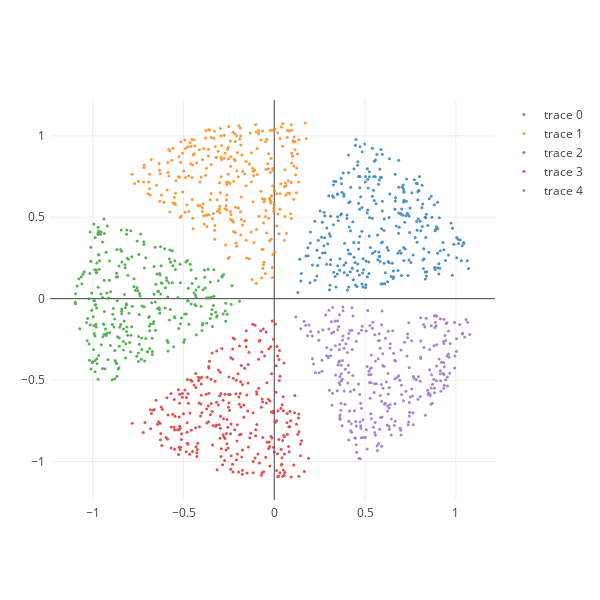
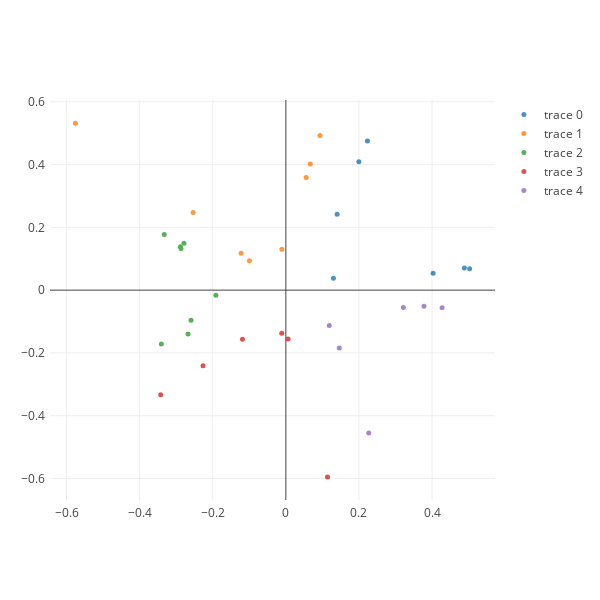

These figures' notebook cell, in order:
### Code cell
X_1, y_1 = make_radial(n_samples_per_sections=300,
    n_classes=5, n_sections_per_class=1, gap=0.1)

print('dataset')
ipython_2d_scatter(X_1, y_1)

svm_linear = SVC(C=C, kernel='linear')
svm_linear.fit(X_1, y_1)
accuracy = accuracy_test(svm_linear, X_1, y_1)
print('cost = {}, #SV = {}, accuracy = {}'.format(
    C, svm_linear.support_vectors_.shape[0], accuracy))

X_1_sv = X_1[svm_linear.support_]
y_1_sv = y_1[svm_linear.support_]
ipython_2d_scatter(X_1_sv, y_1_sv, marker_size=5)

### Figure 1 — Plotly figure (JSON) as saved in the notebook; plotly's stock layout.template omitted (floating-point values rounded to 4 significant figures; data arrays with more than 128 entries replaced by an {"elided": "..."} marker saying what was removed)
{"data": [{"marker": {"color": 0, "colorscale": "Jet", "size": 3}, "mode": "markers", "opacity": 0.8, "text": {"elided": "300 str values"}, "type": "scatter", "x": {"elided": "300 float values"}, "y": {"elided": "300 float values"}}, {"marker": {"color": 0.25, "colorscale": "Jet", "size": 3}, "mode": "markers", "opacity": 0.8, "text": {"elided": "300 str values"}, "type": "scatter", "x": {"elided": "300 float values"}, "y": {"elided": "300 float values"}}, {"marker": {"color": 0.5, "colorscale": "Jet", "size": 3}, "mode": "markers", "opacity": 0.8, "text": {"elided": "300 str values"}, "type": "scatter", "x": {"elided": "300 float values"}, "y": {"elided": "300 float values"}}, {"marker": {"color": 0.75, "colorscale": "Jet", "size": 3}, "mode": "markers", "opacity": 0.8, "text": {"elided": "300 str values"}, "type": "scatter", "x": {"elided": "300 float values"}, "y": {"elided": "300 float values"}}, {"marker": {"color": 1, "colorscale": "Jet", "size": 3}, "mode": "markers", "opacity": 0.8, "text": {"elided": "300 str values"}, "type": "scatter", "x": {"elided": "300 float values"}, "y": {"elided": "300 float values"}}], "layout": {"autosize": false, "height": 600, "margin": {"b": 100, "l": 50, "pad": 4, "r": 50, "t": 100}, "width": 600}}

### Figure 2 — Plotly figure (JSON) as saved in the notebook; plotly's stock layout.template omitted (floating-point values rounded to 4 significant figures)
{"data": [{"marker": {"color": 0, "colorscale": "Jet", "size": 5}, "mode": "markers", "opacity": 0.8, "text": ["point #0", "point #1", "point #2", "point #3", "point #4", "point #5", "point #6"], "type": "scatter", "x": [0.1301, 0.1997, 0.2232, 0.4884, 0.5028, 0.1404, 0.403], "y": [0.03823, 0.4091, 0.4748, 0.07093, 0.06843, 0.2419, 0.05353]}, {"marker": {"color": 0.25, "colorscale": "Jet", "size": 5}, "mode": "markers", "opacity": 0.8, "text": ["point #7", "point #8", "point #9", "point #10", "point #11", "point #12", "point #13", "point #14"], "type": "scatter", "x": [0.06708, -0.01074, 0.09345, -0.5759, -0.1225, -0.09974, 0.05554, -0.2536], "y": [0.4016, 0.1306, 0.4925, 0.5321, 0.1179, 0.09388, 0.3586, 0.2473]}, {"marker": {"color": 0.5, "colorscale": "Jet", "size": 5}, "mode": "markers", "opacity": 0.8, "text": ["point #15", "point #16", "point #17", "point #18", "point #19", "point #20", "point #21", "point #22"], "type": "scatter", "x": [-0.3326, -0.2594, -0.2869, -0.2884, -0.2676, -0.2787, -0.1915, -0.3407], "y": [0.177, -0.09615, 0.1328, 0.1384, -0.1394, 0.149, -0.01643, -0.1716]}, {"marker": {"color": 0.75, "colorscale": "Jet", "size": 5}, "mode": "markers", "opacity": 0.8, "text": ["point #23", "point #24", "point #25", "point #26", "point #27", "point #28"], "type": "scatter", "x": [0.114, -0.1187, -0.01116, -0.2266, -0.3424, 0.006166], "y": [-0.5948, -0.1565, -0.1372, -0.2411, -0.3335, -0.1559]}, {"marker": {"color": 1, "colorscale": "Jet", "size": 5}, "mode": "markers", "opacity": 0.8, "text": ["point #29", "point #30", "point #31", "point #32", "point #33", "point #34"], "type": "scatter", "x": [0.2268, 0.1188, 0.3215, 0.1461, 0.4275, 0.378], "y": [-0.4549, -0.1124, -0.05495, -0.184, -0.05593, -0.05113]}], "layout": {"autosize": false, "height": 600, "margin": {"b": 100, "l": 50, "pad": 4, "r": 50, "t": 100}, "width": 600}}
